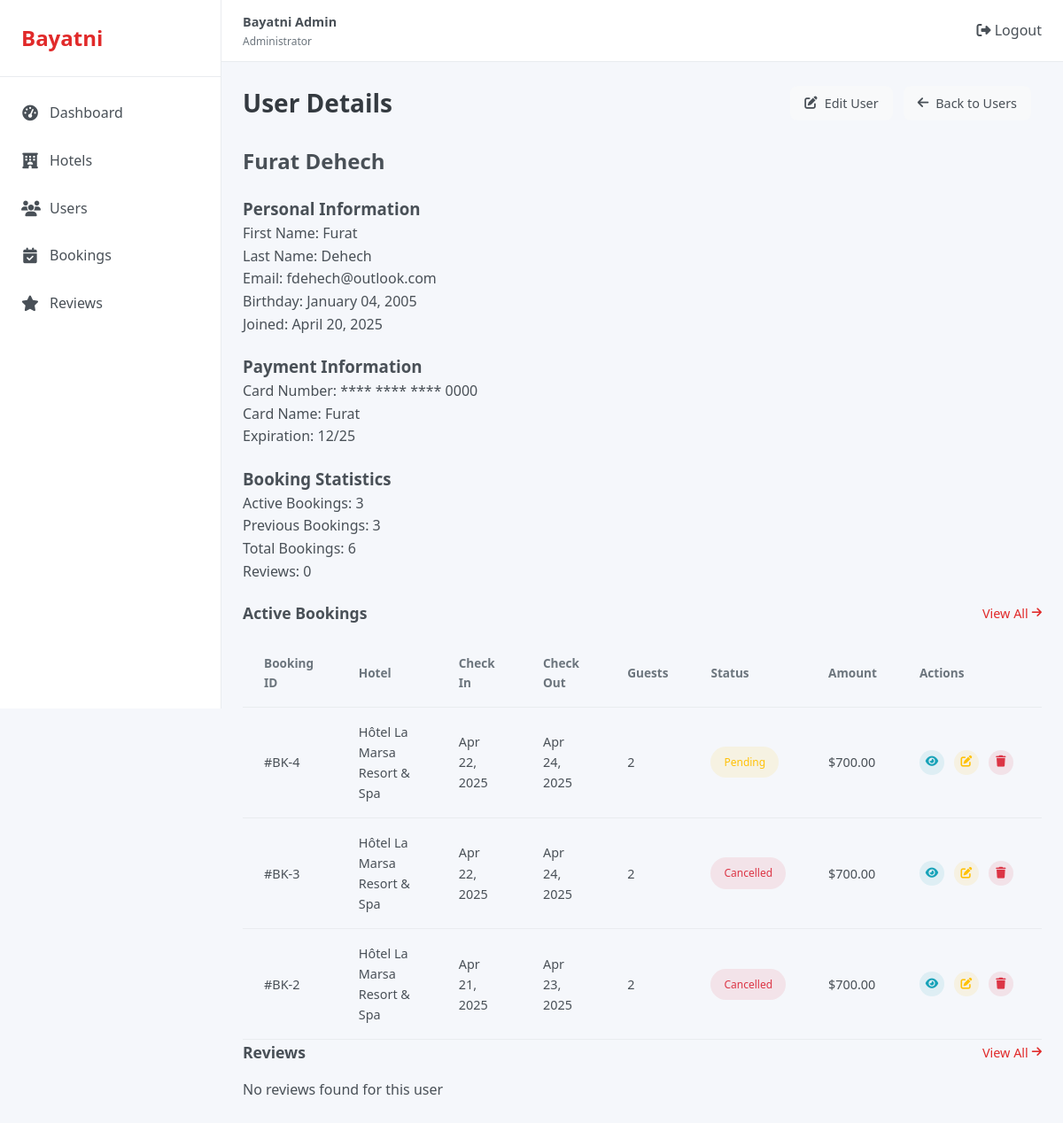
The app's page /admin/app/controllers/users/user_view.php?id=3 (signed in) with its own data.
### tables this page shows
CREATE TABLE `users` (
  `id` int(11) NOT NULL,
  `firstname` varchar(30) NOT NULL,
  `lastname` varchar(30) NOT NULL,
  `fullname` varchar(100) NOT NULL,
  `birthday` date NOT NULL,
  `email` varchar(100) NOT NULL,
  `status` enum('active','suspended') NOT NULL,
  `password` varchar(255) NOT NULL,
  `card_number` varchar(16) NOT NULL,
  `card_name` varchar(100) NOT NULL,
  `card_expire` varchar(5) NOT NULL,
  `card_cvc` varchar(4) NOT NULL,
  `created_at` timestamp NOT NULL DEFAULT current_timestamp()
);

CREATE TABLE `bookings` (
  `id` int(11) NOT NULL,
  `user_id` int(11) NOT NULL,
  `hotel_id` int(11) NOT NULL,
  `check_in` date NOT NULL,
  `check_out` date NOT NULL,
  `guests` int(2) NOT NULL,
  `room_type` varchar(30) NOT NULL,
  `total_price` decimal(10,2) NOT NULL,
  `booking_date` timestamp NOT NULL DEFAULT current_timestamp(),
  `status` enum('confirmed','pending','cancelled','completed','no_show') NOT NULL DEFAULT 'confirmed',
  `payment_method` varchar(25) NOT NULL,
  `completed_at` timestamp NULL DEFAULT NULL
);

CREATE TABLE `hotels` (
  `id` int(11) NOT NULL,
  `title` varchar(100) NOT NULL,
  `location` varchar(100) NOT NULL,
  `price` decimal(10,2) NOT NULL,
  `rating` int(1) NOT NULL,
  `reviews_count` int(11) NOT NULL DEFAULT 0,
  `region` enum('tunis','hammamet','sousse','djerba','tabarka') NOT NULL,
  `image_url` varchar(255) NOT NULL,
  `features` varchar(255) DEFAULT NULL,
  `created_at` timestamp NOT NULL DEFAULT current_timestamp()
);

### admin/app/controllers/Users/user_view.php (the view, shortened to what this page needs)
<?php
require_once __DIR__ .'/../../../config/config.php';
$id = intval($_GET['id']);
$query = "SELECT * FROM users WHERE id = ?";
$stmt = $conn->prepare($query);
$stmt->bind_param("i", $id);
$stmt->execute();
$result = $stmt->get_result();
$user = $result->fetch_assoc();
$activeBookingsQuery = "
    SELECT b.id, b.check_in, b.check_out, b.guests, b.total_price, b.status,
           h.title as hotel_name
    FROM bookings b
    JOIN hotels h ON b.hotel_id = h.id
    WHERE b.user_id = ?
    ORDER BY b.booking_date DESC
";
$stmt = $conn->prepare($activeBookingsQuery);
$stmt->bind_param("i", $id);
$stmt->execute();
$activeBookings = $stmt->get_result()->fetch_all(MYSQLI_ASSOC);
$previousBookingsQuery = "
    SELECT b.id, b.check_in, b.check_out, b.guests, b.total_price, b.status,
           h.title as hotel_name
    FROM bookings b
    JOIN hotels h ON b.hotel_id = h.id
    WHERE b.user_id = ?
    ORDER BY b.booking_date DESC
";
$stmt = $conn->prepare($previousBookingsQuery);
$stmt->bind_param("i", $id);
$stmt->execute();
$previousBookings = $stmt->get_result()->fetch_all(MYSQLI_ASSOC);
$reviewsQuery = "
    SELECT r.id, r.rating, r.comment, r.review_date,
           h.title as hotel_name
    FROM reviews r
    JOIN hotels h ON r.hotel_id = h.id
    WHERE r.user_id = ?
    ORDER BY r.review_date DESC
";
$stmt = $conn->prepare($reviewsQuery);
$stmt->bind_param("i", $id);
$stmt->execute();
$reviews = $stmt->get_result()->fetch_all(MYSQLI_ASSOC);
?>
<!DOCTYPE html>
<html lang="en">
<head>
    <link rel="stylesheet" href="../../../public/css/styles.css">
    <link rel="stylesheet" href="https://cdnjs.cloudflare.com/ajax/libs/font-awesome/6.4.0/css/all.min.css">
</head>
<body>
    <div class="dashboard">
        <?php include __DIR__ .'/../../../includes/sidebar.php'; ?>
        <main class="main-content">
        <?php include __DIR__ .'/../../../includes/header.php'; ?>
            <div class="dashboard-content">
                <div class="page-header">
                    <h1>User Details</h1>
                    <div class="header-actions">
                        <a href="user_edit.php?id=<?php echo $id; ?>" class="secondary-btn">
                            <i class="fas fa-edit"></i> Edit User
                        </a>
                        <a href="users.php" class="secondary-btn">
                            <i class="fas fa-arrow-left"></i> Back to Users
                        </a>
                    </div>
                </div>
                <div class="user-profile-container">
                    <div class="user-profile-header">
                        <div class="user-info">
                            <h2><?php echo htmlspecialchars($user['fullname']); ?></h2>
                        </div>
                    </div>
                    <div class="user-details-grid">
                        <div class="user-detail-card">
                            <h3>Personal Information</h3>
                            <div class="detail-item">
                                <span class="detail-label">First Name:</span>
                                <span class="detail-value"><?php echo htmlspecialchars($user['firstname']); ?></span>
                            </div>
                            <div class="detail-item">
                                <span class="detail-label">Last Name:</span>
                                <span class="detail-value"><?php echo htmlspecialchars($user['lastname']); ?></span>
                            </div>
                            <div class="detail-item">
                                <span class="detail-label">Email:</span>
                                <span class="detail-value"><?php echo htmlspecialchars($user['email']); ?></span>
                            </div>
                            <div class="detail-item">
                                <span class="detail-label">Birthday:</span>
                                <span class="detail-value"><?php echo date('F d, Y', strtotime($user['birthday'])); ?></span>
                            </div>
                            <div class="detail-item">
                                <span class="detail-label">Joined:</span>
                                <span class="detail-value"><?php echo date('F d, Y', strtotime($user['created_at'])); ?></span>
                            </div>
                        </div>
                        <div class="user-detail-card">
                            <h3>Payment Information</h3>
                            <div class="detail-item">
                                <span class="detail-label">Card Number:</span>
                                <span class="detail-value">**** **** **** <?php echo substr($user['card_number'], -4); ?></span>
                            </div>
                            <div class="detail-item">
                                <span class="detail-label">Card Name:</span>
                                <span class="detail-value"><?php echo htmlspecialchars($user['card_name']); ?></span>
                            </div>
                            <div class="detail-item">
                                <span class="detail-label">Expiration:</span>
                                <span class="detail-value"><?php echo htmlspecialchars($user['card_expire']); ?></span>
                            </div>
                        </div>
                        <div class="user-detail-card">
                            <h3>Booking Statistics</h3>
                            <div class="detail-item">
                                <span class="detail-label">Active Bookings:</span>
                                <span class="detail-value"><?php echo count($activeBookings); ?></span>
                            </div>
                            <div class="detail-item">
                                <span class="detail-label">Previous Bookings:</span>
                                <span class="detail-value"><?php echo count($previousBookings); ?></span>
                            </div>
                            <div class="detail-item">
                                <span class="detail-label">Total Bookings:</span>
                                <span class="detail-value"><?php echo count($activeBookings) + count($previousBookings); ?></span>
                            </div>
                            <div class="detail-item">
                                <span class="detail-label">Reviews:</span>
                                <span class="detail-value"><?php echo count($reviews); ?></span>
                            </div>
                        </div>
                    </div>
                    <div class="user-sections">
                        <div class="section">
                            <div class="section-header">
                                <h3>Active Bookings</h3>
                                <a href="bookings.php?user_id=<?php echo $id; ?>" class="view-all">View All <i class="fas fa-arrow-right"></i></a>
                            </div>
                            <div class="table-responsive">
                                <table class="data-table">
                                    <thead>
                                        <tr>
                                            <th>Booking ID</th>
                                            <th>Hotel</th>
                                            <th>Check In</th>
                                            <th>Check Out</th>
                                            <th>Guests</th>
                                            <th>Status</th>
                                            <th>Amount</th>
                                            <th>Actions</th>
                                        </tr>
                                    </thead>
                                    <tbody>
                                        <?php foreach ($activeBookings as $booking): ?>
                                        <tr>
                                            <td>#BK-<?php echo $booking['id']; ?></td>
                                            <td><?php echo htmlspecialchars($booking['hotel_name']); ?></td>
                                            <td><?php echo date('M d, Y', strtotime($booking['check_in'])); ?></td>
                                            <td><?php echo date('M d, Y', strtotime($booking['check_out'])); ?></td>
                                            <td><?php echo $booking['guests']; ?></td>
                                            <td><span class="status-badge <?php echo strtolower($booking['status']); ?>"><?php echo ucfirst($booking['status']); ?></span></td>
                                            <td>$<?php echo number_format($booking['total_price'], 2); ?></td>
                                            <td>
                                                <div class="action-buttons">
                                                    <a href="booking_view.php?id=<?php echo $booking['id']; ?>" class="action-btn view-btn"><i class="fas fa-eye"></i></a>
                                                    <a href="booking_edit.php?id=<?php echo $booking['id']; ?>" class="action-btn edit-btn"><i class="fas fa-edit"></i></a>
                                                    <a href="booking_delete.php?id=<?php echo $booking['id']; ?>" class="action-btn delete-btn" onclick="return confirm('Are you sure you want to delete this booking?');"><i class="fas fa-trash"></i></a>
                                                </div>
                                            </td>
                                        </tr>
                                        <?php endforeach; ?>
                                    </tbody>
                                </table>
                            </div>
                        </div>
                        <div class="section">
                            <div class="section-header">
                                <h3>Reviews</h3>
                                <a href="reviews.php?user_id=<?php echo $id; ?>" class="view-all">View All <i class="fas fa-arrow-right"></i></a>
                            </div>
                            <div class="reviews-container">
                                <?php if (empty($reviews)): ?>
                                <div class="no-data">No reviews found for this user</div>
                                <?php endif; ?>
                            </div>
                        </div>
                    </div>
                </div>
            </div>
        </main>
    </div>
</body>
</html>

### admin/public/css/styles.css (style rules this page uses)
:root { --primary-color: #e12a2a; --primary-light: #eef2ff; --secondary-color: #6c757d; --success-color: #28a745; --danger-color: #dc3545; --warning-color: #ffc107; --info-color: #17a2b8; --dark-color: #343a40; --light-color: #f8f9fa; --white-color: #ffffff; --sidebar-width: 250px; --header-height: 70px; --border-color: #e9ecef; --text-color: #495057; --text-muted: #6c757d; --shadow-sm: 0 0.125rem 0.25rem rgba(0, 0, 0, 0.075); --shadow: 0 0.5rem 1rem rgba(0, 0, 0, 0.15); --radius: 0.5rem; --transition: all 0.3s ease; }
* { margin: 0; padding: 0; box-sizing: border-box; }
body { font-family: 'Segoe UI', Tahoma, Geneva, Verdana, sans-serif; background-color: #f5f7fb; color: var(--text-color); line-height: 1.6; }
a { text-decoration: none; color: inherit; }
.dashboard { display: flex; min-height: 100vh; }
.main-content { flex: 1; margin-left: var(--sidebar-width); transition: var(--transition); }
.header-actions { display: flex; align-items: center; }
.dashboard-content { padding: 1.5rem; }
.page-header { display: flex; justify-content: space-between; align-items: center; margin-bottom: 1.5rem; }
.page-header h1 { font-size: 1.75rem; font-weight: 600; color: var(--dark-color); }
.view-all { color: var(--primary-color); font-size: 0.9rem; font-weight: 500; display: flex; align-items: center; }
.view-all i { margin-left: 0.25rem; font-size: 0.8rem; }
.table-responsive { overflow-x: auto; }
.data-table { width: 100%; border-collapse: collapse; }
.data-table th { text-align: left; padding: 1rem 1.5rem; font-size: 0.85rem; font-weight: 600; color: var(--text-muted); border-bottom: 1px solid var(--border-color); }
.data-table td { padding: 1rem 1.5rem; font-size: 0.9rem; border-bottom: 1px solid var(--border-color); }
.status-badge { display: inline-block; width: max-content; height: max-content; padding: 8px 15px ; border-radius: 50px; font-size: 0.75rem; font-weight: 500; }
.status-badge.pending { background-color: rgba(255, 193, 7, 0.1); color: var(--warning-color); }
.status-badge.cancelled { background-color: rgba(220, 53, 69, 0.1); color: var(--danger-color); }
.action-btn { width: 28px; height: 28px; border-radius: 50%; display: flex; align-items: center; justify-content: center; margin-right: 0.5rem; font-size: 0.8rem; transition: var(--transition); }
.view-btn { background-color: rgba(23, 162, 184, 0.1); color: var(--info-color); }
.edit-btn { background-color: rgba(255, 193, 7, 0.1); color: var(--warning-color); }
.delete-btn { padding: 10px 10px; background-color: rgba(220, 53, 69, 0.1); color: var(--danger-color); }
.section-header { display: flex; justify-content: space-between; align-items: center; margin-bottom: 1rem; }
.section-header h3 { font-size: 1.1rem; font-weight: 600; }
.reviews-container { display: grid; grid-template-columns: repeat(3, 1fr); gap: 1.5rem; }
.secondary-btn { background-color: var(--light-color); color: var(--text-color); border-radius: var(--radius); padding: 0.5rem 1rem; font-size: 0.9rem; font-weight: 500; display: flex; align-items: center; transition: var(--transition); margin-right: 0.75rem; }
.secondary-btn i { margin-right: 0.5rem; }
.user-details-grid { display: flex; flex-direction: column; gap: 20px; margin-top: 20px; margin-bottom: 20px; }
.action-buttons { display: flex; flex-direction: row; gap: 3px; }

### records on screen
users: fullname "Furat Dehech", firstname "Furat", lastname "Dehech", email "fdehech@outlook.com", birthday "January 04, 2005", created_at "April 20, 2025", card_number "0000", card_name "Furat", card_expire "12/25"
bookings: id "4", hotel.title "Hôtel La Marsa Resort & Spa", check_in "Apr 22, 2025", check_out "Apr 24, 2025", guests "2", status "Pending", total_price "700.00"
bookings: id "3", hotel.title "Hôtel La Marsa Resort & Spa", check_in "Apr 22, 2025", check_out "Apr 24, 2025", guests "2", status "Cancelled", total_price "700.00"
bookings: id "2", hotel.title "Hôtel La Marsa Resort & Spa", check_in "Apr 21, 2025", check_out "Apr 23, 2025", guests "2", status "Cancelled", total_price "700.00"

### other values on screen
count($activeBookings) "3"
count($previousBookings) "3"
count($activeBookings) + count($previousBookings) "6"
count($reviews) "0"
